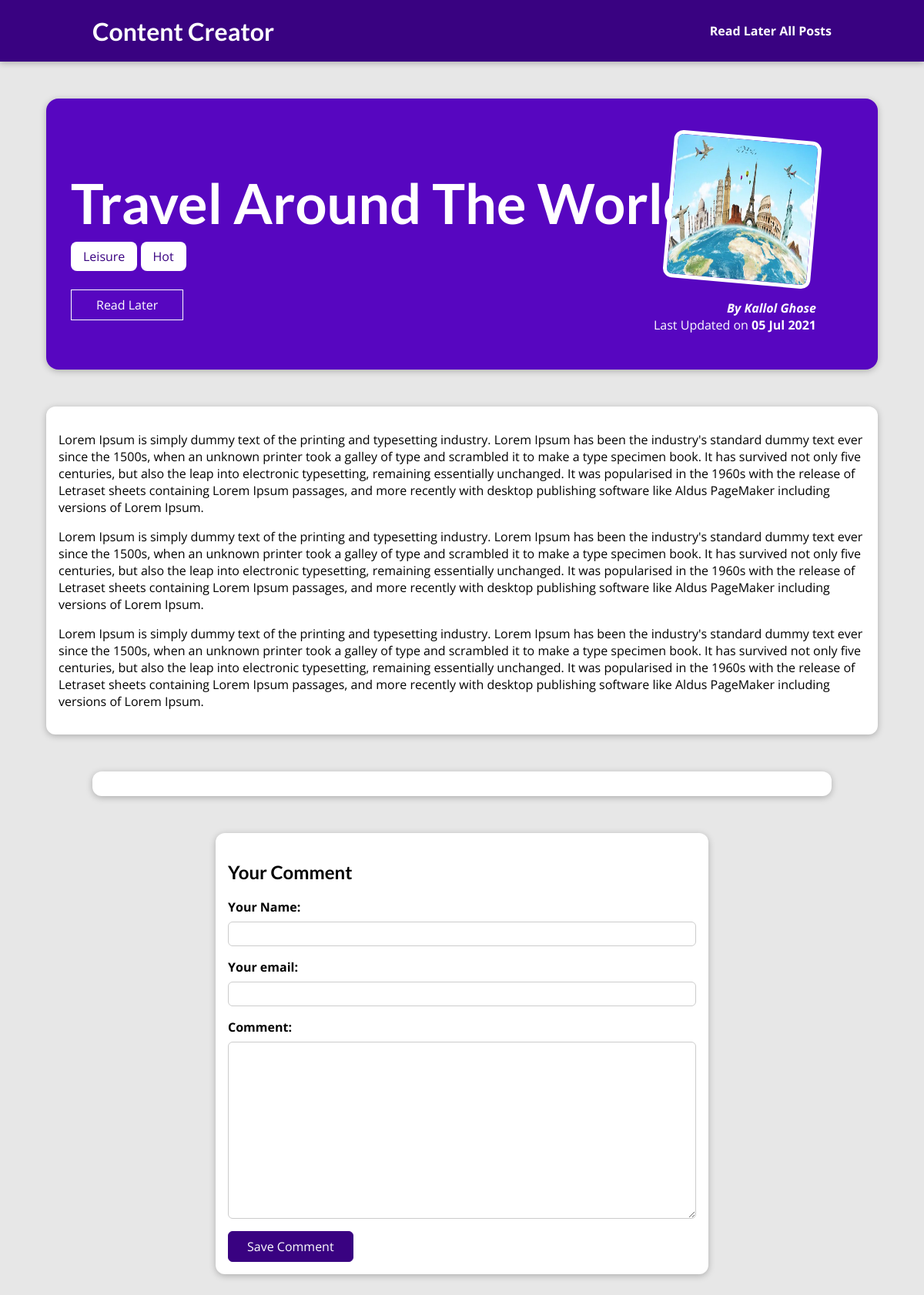
The app's page /posts/travel-around-the-world with its own data.
### blog/models.py (models this page shows, shortened)
class Post(models.Model):
    title = models.CharField(max_length=200)
    summary = models.CharField(max_length=300)
    image = models.CharField(max_length=100)
    date = models.DateField(auto_now=True)
    content = models.TextField(validators=[MinLengthValidator(50)])
    slug = models.SlugField(db_index=True, unique=True)
    author = models.ForeignKey(Author, on_delete=models.SET_NULL, null=True, related_name="posts")
    tags = models.ManyToManyField(Tag)

class Tag(models.Model):
    caption = models.CharField(max_length=50)

class Author(models.Model):
    first_name = models.CharField(max_length=100)
    last_name = models.CharField(max_length=100)
    email_address = models.EmailField()
    def __str__(self):
        return "{} {}".format(self.first_name, self.last_name)

### blog/views.py (the view, shortened to what this page needs)
# urls.py: path("posts/<slug:slug>", views.SinglePostView.as_view(), name="selected-post"),
class SinglePostView(View):
    def is_read_later(self, request, post_id):
        stored_post_ids = request.session.get("stored_posts")
        if stored_post_ids is not None:
            return post_id in stored_post_ids
        return False
    def get(self, request, slug):
        post = Post.objects.get(slug=slug)
        comment_form = CommentForm()
        print(self.is_read_later(request, post.id))
        return render(request, "blog/post_detail.html", {
            "post": post,
            "post_tags": post.tags.all(),
            "comments": post.comments.all().order_by("-id"),
            "comment_form": comment_form,
            "is_read_for_later": self.is_read_later(request, post.id)
        })

### blog/forms.py
class CommentForm(ModelForm):
    class Meta:
        model = Comment
        exclude = ["post"]
        labels = {
            "user_name": "Your Name",
            "user_email": "Your email",
            "text": "Comment"
        }

### blog/templates/blog/post_detail.html (shortened to what this page needs)
{% extends 'base.html' %}
{% load static %}
{% block css_files %}
<link rel="stylesheet" href="{% static 'blog/post_detail.css' %}" />
{% endblock %}
{% block content %}
<section id="summary">
<h2>{{ post.title|title }}</h2>
<p>
    {% for tag in post_tags %}
        <span class='tag'>{{ tag.caption }}</span>
    {% endfor %}
</p>
<div id="read-later">
    <form method="POST" action={% url 'read-later' %}>
        <button>
        {% if not is_read_for_later %}
            Read Later
        {% else %}
            Remove from "Read Later" List
        {% endif %}
        </button>
    </form>
</div>
<article>
    <img src="{% static 'blog/images/'|add:post.image %}" alt=""/>
    <address>By <a href="mailto:{{ post.author.email_address }}">{{ post.author }}</a></address>
    <div>
        Last Updated on <time>{{ post.date|date:"d M Y" }}</time>
    </div>
</article>
</section>
<main>
    {{ post.content|linebreaks }}
</main>
<section id="comments">
</section>
<section id="comment-form">
    <h2>Your Comment</h2>
    <form method="POST" action="{% url 'selected-post' post.slug %}">
        {% for fields in comment_form %}
         <div class="form-control {% if fields.errors %}invalid{% endif %}">
            {{ fields.label_tag }}
            {{ fields }}
        </div>
        {% endfor %}
        <button>Save Comment</button>
    </form>
</section>
{% endblock %}

### static/app.css (style rules this page uses)
* { box-sizing: border-box; }
html { font-family: 'Open Sans', 'Lato', sans-serif; }
body { margin: 0; }
h1, h2, h3 { font-family: 'Lato', sans-serif; font-weight: bold; }

### blog/static/blog/post_detail.css (style rules this page uses)
body { background-color: #e7e7e7; }
#summary { margin: 8rem auto 3rem auto; padding: 2rem; width: 90%; max-width: 90rem; border-radius: 16px; background-color: #5706c0; position: relative; box-shadow: 0 2px 8px rgba(0, 0, 0, 0.25); height: 22rem; }
#summary h2 { color: white; font-size: 4.5rem; margin-bottom: 0.25rem; }
#summary article { position: absolute; top: 2rem; right: 3rem; padding: 1rem 2rem; border-radius: 12px; text-align: right; color: white; }
#summary article img { width: 12rem; height: 12rem; border-radius: 12px; transform: rotateZ(5deg); border: 5px solid white; margin-bottom: 1rem; }
#summary address { font-weight: bold; }
#summary a { color: white; text-decoration: none; }
#summary time { font-weight: bold; }
#read-later { margin: 2rem 0; }
#read-later button { background-color: transparent; border: 1px solid white; padding: 0.5rem 2rem; font: inherit; color: white; cursor: pointer; }
main { width: 90%; max-width: 90rem; margin: 3rem auto; background-color: white; padding: 1rem; border-radius: 12px; box-shadow: 0 2px 8px rgba(0, 0, 0, 0.25); }
.tag { background-color: white; color: #390281; padding: 0.5rem 1rem; border-radius: 8px; }
#comment-form { margin: 3rem auto; width: 90%; max-width: 40rem; border-radius: 12px; background-color: white; box-shadow: 0 2px 8px rgba(0, 0, 0, 0.25); padding: 1rem; }
#comment-form button { font: inherit; background-color: #390281; color: white; border: 1px solid #390281; padding: 0.5rem 1.5rem; border-radius: 6px; cursor: pointer; }
.form-control { margin-bottom: 1rem; }
.form-control label { font-weight: bold; margin-bottom: 0.5rem; display: block; }
.form-control input, .form-control textarea { display: block; width: 100%; font: inherit; padding: 0.25rem; border-radius: 6px; border: 1px solid #ccc; }
#comments { margin: 3rem auto; width: 90%; max-width: 60rem; border-radius: 12px; background-color: white; box-shadow: 0 2px 8px rgba(0, 0, 0, 0.25); padding: 1rem 2rem; }

### records on screen
Post: title "Travel Around The World", image (picture), author "Kallol Ghose", date "05 Jul 2021", content "Lorem Ipsum is simply dummy text of the printing and typesetting industry. Lorem Ipsum has been the industry's standard dummy text ever since the 1500s, when an unknown printer took a galley of type and scrambled it to make a type specimen book. It has survived not only five centuries, but also the leap into electronic typesetting, remaining essentially unchanged. It was popularised in the 1960s with the release of Letraset sheets containing Lorem Ipsum passages, and more recently with desktop publishing software like Aldus PageMaker including versions of Lorem Ipsum. Lorem Ipsum is simply dummy text of the printing and typesetting industry. Lorem Ipsum has been the industry's standard…"
Tag: caption "Leisure"
Tag: caption "Hot"

### other values on screen
{{ fields.label_tag }} "Your Name:" "Your email:" "Comment:"
